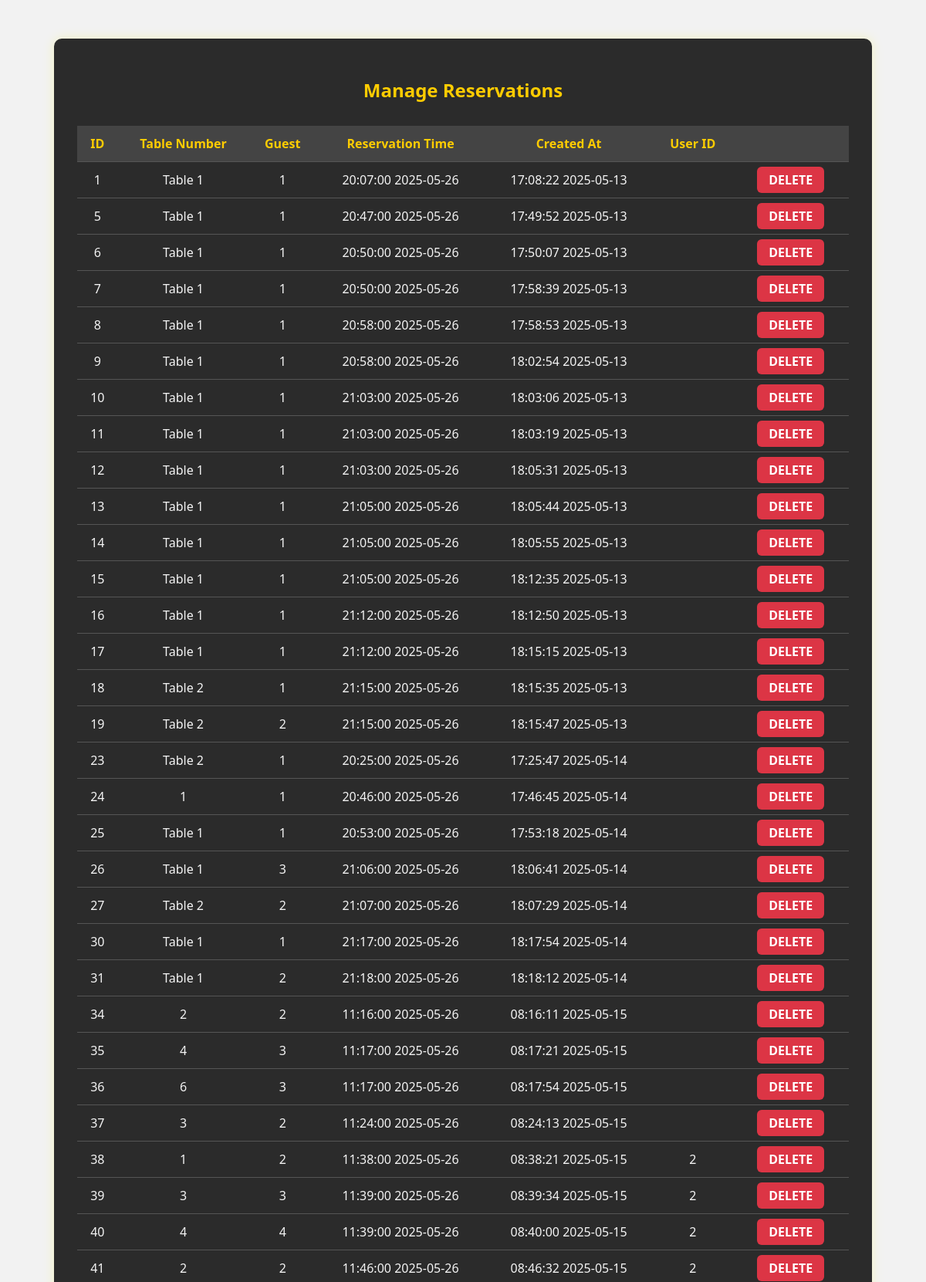
The app's page /admin_Reservation.php (upper part) with its own data.
### tables this page shows
CREATE TABLE `reservations` (
  `id` int(11) NOT NULL,
  `table_number` varchar(50) DEFAULT NULL,
  `guest_count` int(11) DEFAULT NULL,
  `reservation_time` datetime NOT NULL,
  `created_at` timestamp NOT NULL DEFAULT current_timestamp(),
  `user_id` int(11) DEFAULT NULL
);

### admin_Reservation.php (the view, shortened to what this page needs)
<?php
include 'config.php';
$result = $conn->query("SELECT * FROM reservations ORDER BY id ASC");
?>
<!DOCTYPE html>
<html lang="ar">
<head>
</head>
<body>
<div class="container">
    <h2>Manage Reservations</h2>
    <table>
        <tr>
            <th></th>
            <th>User ID</th>
            <th>Created At</th>
            <th>Reservation Time</th>
            <th>Guest</th>
            <th>Table Number</th>
            <th>ID</th>
        </tr>
        <?php if ($result->num_rows > 0): ?>
            <?php while ($row = $result->fetch_assoc()): ?>
                <tr>
                    <td>
                        <a href="?delete=<?= $row['id'] ?>" class="btn btn-delete" onclick="return confirm('Are sure you want todelete this reservation؟')">DELETE</a>
                    </td>
                     <td><?= htmlspecialchars($row['user_id']) ?></td>
                    <td><?= htmlspecialchars($row['created_at']) ?></td>
                     <td><?= htmlspecialchars($row['reservation_time']) ?></td>
                     <td><?= htmlspecialchars($row['guest_count']) ?></td>
                     <td><?= htmlspecialchars($row['table_number']) ?></td>
                    <td><?= $row['id'] ?></td>
                </tr>
            <?php endwhile; ?>
        <?php else: ?>
            <tr>
                <td colspan="7" style="color: #ccc;">لا توجد حجوزات حالياً</td>
            </tr>
        <?php endif; ?>
    </table>
</div>
</body>
</html>

### admin_Reservation.php (style rules this page uses)
body { font-family: 'Segoe UI', Tahoma, Geneva, Verdana, sans-serif; direction: rtl; background-color: #f2f2f2; color: #f4f4f4; margin: 0; padding: 0; }
.container { max-width: 1000px; margin: 50px auto; background-color: #2b2b2b; padding: 30px; border-radius: 10px; box-shadow: 0 0 15px rgba(255, 255, 0, 0.2); }
h2 { text-align: center; color: #ffcc00; margin-bottom: 30px; }
table { width: 100%; border-collapse: collapse; margin-top: 15px; }
th, td { padding: 12px; text-align: center; border-bottom: 1px solid #555; }
th { background-color: #444; color: #ffcc00; }
.btn { padding: 6px 15px; background-color: #ffcc00; color: #1a1a1a; text-decoration: none; border-radius: 6px; font-weight: bold; transition: background-color 0.3s; margin: 0 5px; }
.btn-delete { background-color: #dc3545; color: white; }

### records on screen
reservations: created_at "2025-05-13 17:08:22", reservation_time "2025-05-26 20:07:00", guest_count "1", table_number "Table 1", id "1"
reservations: created_at "2025-05-13 17:49:52", reservation_time "2025-05-26 20:47:00", guest_count "1", table_number "Table 1", id "5"
reservations: created_at "2025-05-13 17:50:07", reservation_time "2025-05-26 20:50:00", guest_count "1", table_number "Table 1", id "6"
reservations: created_at "2025-05-13 17:58:39", reservation_time "2025-05-26 20:50:00", guest_count "1", table_number "Table 1", id "7"
reservations: created_at "2025-05-13 17:58:53", reservation_time "2025-05-26 20:58:00", guest_count "1", table_number "Table 1", id "8"
reservations: created_at "2025-05-13 18:02:54", reservation_time "2025-05-26 20:58:00", guest_count "1", table_number "Table 1", id "9"
reservations: created_at "2025-05-13 18:03:06", reservation_time "2025-05-26 21:03:00", guest_count "1", table_number "Table 1", id "10"
reservations: created_at "2025-05-13 18:03:19", reservation_time "2025-05-26 21:03:00", guest_count "1", table_number "Table 1", id "11"
reservations: created_at "2025-05-13 18:05:31", reservation_time "2025-05-26 21:03:00", guest_count "1", table_number "Table 1", id "12"
reservations: created_at "2025-05-13 18:05:44", reservation_time "2025-05-26 21:05:00", guest_count "1", table_number "Table 1", id "13"
reservations: created_at "2025-05-13 18:05:55", reservation_time "2025-05-26 21:05:00", guest_count "1", table_number "Table 1", id "14"
reservations: created_at "2025-05-13 18:12:35", reservation_time "2025-05-26 21:05:00", guest_count "1", table_number "Table 1", id "15"
reservations: created_at "2025-05-13 18:12:50", reservation_time "2025-05-26 21:12:00", guest_count "1", table_number "Table 1", id "16"
reservations: created_at "2025-05-13 18:15:15", reservation_time "2025-05-26 21:12:00", guest_count "1", table_number "Table 1", id "17"
reservations: created_at "2025-05-13 18:15:35", reservation_time "2025-05-26 21:15:00", guest_count "1", table_number "Table 2", id "18"
reservations: created_at "2025-05-13 18:15:47", reservation_time "2025-05-26 21:15:00", guest_count "2", table_number "Table 2", id "19"
reservations: created_at "2025-05-14 17:25:47", reservation_time "2025-05-26 20:25:00", guest_count "1", table_number "Table 2", id "23"
reservations: created_at "2025-05-14 17:46:45", reservation_time "2025-05-26 20:46:00", guest_count "1", table_number "1", id "24"
reservations: created_at "2025-05-14 17:53:18", reservation_time "2025-05-26 20:53:00", guest_count "1", table_number "Table 1", id "25"
reservations: created_at "2025-05-14 18:06:41", reservation_time "2025-05-26 21:06:00", guest_count "3", table_number "Table 1", id "26"
reservations: created_at "2025-05-14 18:07:29", reservation_time "2025-05-26 21:07:00", guest_count "2", table_number "Table 2", id "27"
reservations: created_at "2025-05-14 18:17:54", reservation_time "2025-05-26 21:17:00", guest_count "1", table_number "Table 1", id "30"
reservations: created_at "2025-05-14 18:18:12", reservation_time "2025-05-26 21:18:00", guest_count "2", table_number "Table 1", id "31"
reservations: created_at "2025-05-15 08:16:11", reservation_time "2025-05-26 11:16:00", guest_count "2", table_number "2", id "34"
reservations: created_at "2025-05-15 08:17:21", reservation_time "2025-05-26 11:17:00", guest_count "3", table_number "4", id "35"
reservations: created_at "2025-05-15 08:17:54", reservation_time "2025-05-26 11:17:00", guest_count "3", table_number "6", id "36"
reservations: created_at "2025-05-15 08:24:13", reservation_time "2025-05-26 11:24:00", guest_count "2", table_number "3", id "37"
reservations: user "2", created_at "2025-05-15 08:38:21", reservation_time "2025-05-26 11:38:00", guest_count "2", table_number "1", id "38"
reservations: user "2", created_at "2025-05-15 08:39:34", reservation_time "2025-05-26 11:39:00", guest_count "3", table_number "3", id "39"
reservations: user "2", created_at "2025-05-15 08:40:00", reservation_time "2025-05-26 11:39:00", guest_count "4", table_number "4", id "40"
reservations: user "2", created_at "2025-05-15 08:46:32", reservation_time "2025-05-26 11:46:00", guest_count "2", table_number "2", id "41"
